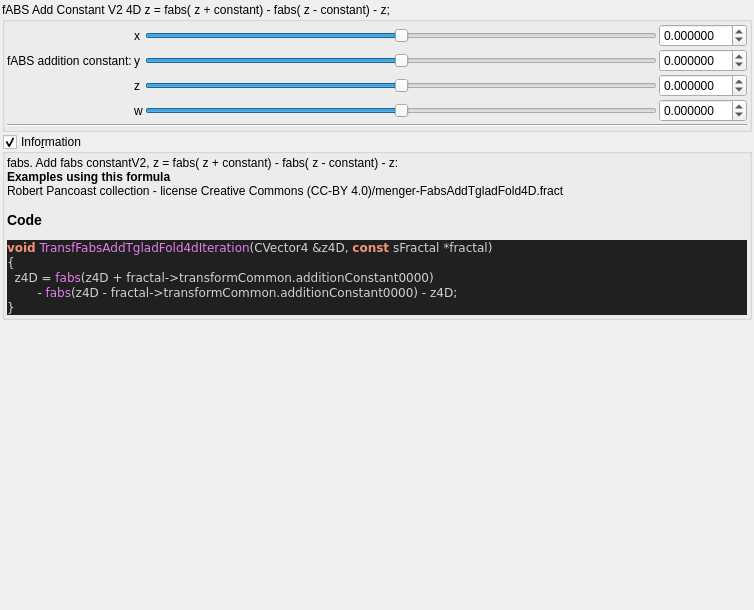
<?xml version="1.0" encoding="UTF-8"?>
<ui version="4.0">
 <class>transf_fabs_add_tglad_fold4d</class>
 <widget class="QWidget" name="Form">
  <property name="geometry">
   <rect>
    <x>0</x>
    <y>0</y>
    <width>754</width>
    <height>610</height>
   </rect>
  </property>
  <property name="windowTitle">
   <string notr="true">transf_fabs_add_tglad_fold4d</string>
  </property>
  <layout class="QVBoxLayout" name="verticalLayout">
   <property name="spacing">
    <number>2</number>
   </property>
   <property name="leftMargin">
    <number>2</number>
   </property>
   <property name="topMargin">
    <number>2</number>
   </property>
   <property name="rightMargin">
    <number>2</number>
   </property>
   <property name="bottomMargin">
    <number>2</number>
   </property>
   <item>
    <widget class="QGroupBox" name="groupBox">
     <property name="title">
      <string>fABS Add Constant V2 4D z = fabs( z + constant) - fabs( z - constant) - z;</string>
     </property>
     <property name="checkable">
      <bool>false</bool>
     </property>
     <layout class="QVBoxLayout" name="verticalLayout_3" stretch="0,0">
      <property name="spacing">
       <number>2</number>
      </property>
      <property name="leftMargin">
       <number>2</number>
      </property>
      <property name="topMargin">
       <number>2</number>
      </property>
      <property name="rightMargin">
       <number>2</number>
      </property>
      <property name="bottomMargin">
       <number>2</number>
      </property>
      <item>
       <layout class="QGridLayout" name="gridLayout_4">
        <property name="spacing">
         <number>2</number>
        </property>
        <item row="3" column="3">
         <widget class="MyDoubleSpinBox" name="spinbox4_transf_addition_constant_0000_w">
          <property name="enabled">
           <bool>true</bool>
          </property>
          <property name="sizePolicy">
           <sizepolicy hsizetype="Minimum" vsizetype="Maximum">
            <horstretch>0</horstretch>
            <verstretch>0</verstretch>
           </sizepolicy>
          </property>
          <property name="decimals">
           <number>6</number>
          </property>
          <property name="minimum">
           <double>-99.989999999999995</double>
          </property>
          <property name="maximum">
           <double>99.989999999999995</double>
          </property>
          <property name="singleStep">
           <double>0.100000000000000</double>
          </property>
         </widget>
        </item>
        <item row="0" column="3">
         <widget class="MyDoubleSpinBox" name="spinbox4_transf_addition_constant_0000_x">
          <property name="enabled">
           <bool>true</bool>
          </property>
          <property name="sizePolicy">
           <sizepolicy hsizetype="Minimum" vsizetype="Maximum">
            <horstretch>0</horstretch>
            <verstretch>0</verstretch>
           </sizepolicy>
          </property>
          <property name="prefix">
           <string/>
          </property>
          <property name="decimals">
           <number>6</number>
          </property>
          <property name="minimum">
           <double>-99.989999999999995</double>
          </property>
          <property name="singleStep">
           <double>0.100000000000000</double>
          </property>
         </widget>
        </item>
        <item row="3" column="1">
         <widget class="QLabel" name="label_26">
          <property name="text">
           <string notr="true">w</string>
          </property>
         </widget>
        </item>
        <item row="1" column="0">
         <widget class="QLabel" name="label_23">
          <property name="text">
           <string>fABS addition constant:</string>
          </property>
         </widget>
        </item>
        <item row="2" column="3">
         <widget class="MyDoubleSpinBox" name="spinbox4_transf_addition_constant_0000_z">
          <property name="enabled">
           <bool>true</bool>
          </property>
          <property name="sizePolicy">
           <sizepolicy hsizetype="Minimum" vsizetype="Maximum">
            <horstretch>0</horstretch>
            <verstretch>0</verstretch>
           </sizepolicy>
          </property>
          <property name="decimals">
           <number>6</number>
          </property>
          <property name="minimum">
           <double>-99.989999999999995</double>
          </property>
          <property name="maximum">
           <double>99.989999999999995</double>
          </property>
          <property name="singleStep">
           <double>0.100000000000000</double>
          </property>
         </widget>
        </item>
        <item row="2" column="2">
         <widget class="QSlider" name="slider4_transf_addition_constant_0000_z">
          <property name="enabled">
           <bool>true</bool>
          </property>
          <property name="sizePolicy">
           <sizepolicy hsizetype="Expanding" vsizetype="Maximum">
            <horstretch>0</horstretch>
            <verstretch>0</verstretch>
           </sizepolicy>
          </property>
          <property name="minimum">
           <number>-5000000</number>
          </property>
          <property name="maximum">
           <number>5000000</number>
          </property>
          <property name="orientation">
           <enum>Qt::Horizontal</enum>
          </property>
         </widget>
        </item>
        <item row="0" column="1">
         <widget class="QLabel" name="label_22">
          <property name="text">
           <string notr="true">x</string>
          </property>
         </widget>
        </item>
        <item row="0" column="2">
         <widget class="QSlider" name="slider4_transf_addition_constant_0000_x">
          <property name="enabled">
           <bool>true</bool>
          </property>
          <property name="sizePolicy">
           <sizepolicy hsizetype="Expanding" vsizetype="Maximum">
            <horstretch>0</horstretch>
            <verstretch>0</verstretch>
           </sizepolicy>
          </property>
          <property name="minimum">
           <number>-5000000</number>
          </property>
          <property name="maximum">
           <number>5000000</number>
          </property>
          <property name="value">
           <number>0</number>
          </property>
          <property name="sliderPosition">
           <number>0</number>
          </property>
          <property name="orientation">
           <enum>Qt::Horizontal</enum>
          </property>
         </widget>
        </item>
        <item row="1" column="1">
         <widget class="QLabel" name="label_25">
          <property name="text">
           <string notr="true">y</string>
          </property>
         </widget>
        </item>
        <item row="1" column="3">
         <widget class="MyDoubleSpinBox" name="spinbox4_transf_addition_constant_0000_y">
          <property name="enabled">
           <bool>true</bool>
          </property>
          <property name="sizePolicy">
           <sizepolicy hsizetype="Minimum" vsizetype="Maximum">
            <horstretch>0</horstretch>
            <verstretch>0</verstretch>
           </sizepolicy>
          </property>
          <property name="decimals">
           <number>6</number>
          </property>
          <property name="minimum">
           <double>-99.989999999999995</double>
          </property>
          <property name="maximum">
           <double>99.989999999999995</double>
          </property>
          <property name="singleStep">
           <double>0.100000000000000</double>
          </property>
         </widget>
        </item>
        <item row="2" column="1">
         <widget class="QLabel" name="label_24">
          <property name="text">
           <string notr="true">z</string>
          </property>
         </widget>
        </item>
        <item row="1" column="2">
         <widget class="QSlider" name="slider4_transf_addition_constant_0000_y">
          <property name="enabled">
           <bool>true</bool>
          </property>
          <property name="sizePolicy">
           <sizepolicy hsizetype="Expanding" vsizetype="Maximum">
            <horstretch>0</horstretch>
            <verstretch>0</verstretch>
           </sizepolicy>
          </property>
          <property name="minimum">
           <number>-5000000</number>
          </property>
          <property name="maximum">
           <number>5000000</number>
          </property>
          <property name="orientation">
           <enum>Qt::Horizontal</enum>
          </property>
         </widget>
        </item>
        <item row="3" column="2">
         <widget class="QSlider" name="slider4_transf_addition_constant_0000_w">
          <property name="enabled">
           <bool>true</bool>
          </property>
          <property name="sizePolicy">
           <sizepolicy hsizetype="Expanding" vsizetype="Maximum">
            <horstretch>0</horstretch>
            <verstretch>0</verstretch>
           </sizepolicy>
          </property>
          <property name="minimum">
           <number>-5000000</number>
          </property>
          <property name="maximum">
           <number>5000000</number>
          </property>
          <property name="orientation">
           <enum>Qt::Horizontal</enum>
          </property>
         </widget>
        </item>
       </layout>
      </item>
      <item>
       <widget class="Line" name="line_6">
        <property name="orientation">
         <enum>Qt::Horizontal</enum>
        </property>
       </widget>
      </item>
     </layout>
    </widget>
   </item>
   <item>
    <widget class="MyGroupBox" name="groupCheck_info">
     <property name="title">
      <string>Info&amp;rmation</string>
     </property>
     <property name="flat">
      <bool>false</bool>
     </property>
     <property name="checkable">
      <bool>true</bool>
     </property>
     <layout class="QVBoxLayout" name="verticalLayout_2">
      <property name="spacing">
       <number>2</number>
      </property>
      <property name="leftMargin">
       <number>2</number>
      </property>
      <property name="topMargin">
       <number>2</number>
      </property>
      <property name="rightMargin">
       <number>2</number>
      </property>
      <property name="bottomMargin">
       <number>2</number>
      </property>
      <item>
       <widget class="QLabel" name="label_code_content">
        <property name="text">
         <string notr="true">&lt;p&gt;fabs.  Add fabs constantV2,  z = fabs( z + constant) - fabs( z - constant) - z:&lt;/p&gt;&lt;table&gt;
&lt;/table&gt;
&lt;br&gt;&lt;b&gt;Examples using this formula&lt;/b&gt;&lt;br&gt;Robert Pancoast collection - license Creative Commons (CC-BY 4.0)/menger-FabsAddTgladFold4D.fract&lt;h3&gt;Code&lt;/h3&gt;
&lt;body style=&quot;background-color:#202020&quot;&gt;
&lt;pre style=&quot;color:#d0d0d0; background-color:#202020;  font-family:'Courier New',monospace;&quot;&gt;&lt;span style=&quot;color:#f09479; font-weight:bold&quot;&gt;void&lt;/span&gt; &lt;span style=&quot;color:#e47eed&quot;&gt;TransfFabsAddTgladFold4dIteration&lt;/span&gt;&lt;span style=&quot;color:#d0d0d0&quot;&gt;(&lt;/span&gt;CVector4 &lt;span style=&quot;color:#d0d0d0&quot;&gt;&amp;amp;&lt;/span&gt;z4D&lt;span style=&quot;color:#d0d0d0&quot;&gt;,&lt;/span&gt; &lt;span style=&quot;color:#f09479; font-weight:bold&quot;&gt;const&lt;/span&gt; sFractal &lt;span style=&quot;color:#d0d0d0&quot;&gt;*&lt;/span&gt;fractal&lt;span style=&quot;color:#d0d0d0&quot;&gt;)&lt;/span&gt;
&lt;span style=&quot;color:#d0d0d0&quot;&gt;{&lt;/span&gt;
  z4D &lt;span style=&quot;color:#d0d0d0&quot;&gt;=&lt;/span&gt; &lt;span style=&quot;color:#e47eed&quot;&gt;fabs&lt;/span&gt;&lt;span style=&quot;color:#d0d0d0&quot;&gt;(&lt;/span&gt;z4D &lt;span style=&quot;color:#d0d0d0&quot;&gt;+&lt;/span&gt; fractal&lt;span style=&quot;color:#d0d0d0&quot;&gt;-&amp;gt;&lt;/span&gt;transformCommon&lt;span style=&quot;color:#d0d0d0&quot;&gt;.&lt;/span&gt;additionConstant0000&lt;span style=&quot;color:#d0d0d0&quot;&gt;)&lt;/span&gt;
        &lt;span style=&quot;color:#d0d0d0&quot;&gt;-&lt;/span&gt; &lt;span style=&quot;color:#e47eed&quot;&gt;fabs&lt;/span&gt;&lt;span style=&quot;color:#d0d0d0&quot;&gt;(&lt;/span&gt;z4D &lt;span style=&quot;color:#d0d0d0&quot;&gt;-&lt;/span&gt; fractal&lt;span style=&quot;color:#d0d0d0&quot;&gt;-&amp;gt;&lt;/span&gt;transformCommon&lt;span style=&quot;color:#d0d0d0&quot;&gt;.&lt;/span&gt;additionConstant0000&lt;span style=&quot;color:#d0d0d0&quot;&gt;) -&lt;/span&gt; z4D&lt;span style=&quot;color:#d0d0d0&quot;&gt;;&lt;/span&gt;
&lt;span style=&quot;color:#d0d0d0&quot;&gt;}&lt;/span&gt;
&lt;/pre&gt;
&lt;/body&gt;</string>
        </property>
        <property name="wordWrap">
         <bool>true</bool>
        </property>
        <property name="openExternalLinks">
         <bool>true</bool>
        </property>
        <property name="textInteractionFlags">
         <set>Qt::LinksAccessibleByMouse|Qt::TextSelectableByMouse</set>
        </property>
       </widget>
      </item>
     </layout>
    </widget>
   </item>
   <item>
    <spacer name="verticalSpacer">
     <property name="orientation">
      <enum>Qt::Vertical</enum>
     </property>
     <property name="sizeHint" stdset="0">
      <size>
       <width>20</width>
       <height>40</height>
      </size>
     </property>
    </spacer>
   </item>
  </layout>
 </widget>
 <customwidgets>
  <customwidget>
   <class>MyDoubleSpinBox</class>
   <extends>QDoubleSpinBox</extends>
   <header>my_double_spin_box.h</header>
  </customwidget>
  <customwidget>
   <class>MyGroupBox</class>
   <extends>QGroupBox</extends>
   <header>my_group_box.h</header>
   <container>1</container>
  </customwidget>
 </customwidgets>
 <tabstops>
  <tabstop>slider4_transf_addition_constant_0000_x</tabstop>
  <tabstop>spinbox4_transf_addition_constant_0000_x</tabstop>
  <tabstop>slider4_transf_addition_constant_0000_y</tabstop>
  <tabstop>spinbox4_transf_addition_constant_0000_y</tabstop>
  <tabstop>slider4_transf_addition_constant_0000_z</tabstop>
  <tabstop>spinbox4_transf_addition_constant_0000_z</tabstop>
  <tabstop>slider4_transf_addition_constant_0000_w</tabstop>
  <tabstop>spinbox4_transf_addition_constant_0000_w</tabstop>
  <tabstop>groupCheck_info</tabstop>
 </tabstops>
 <resources/>
 <connections/>
</ui>
